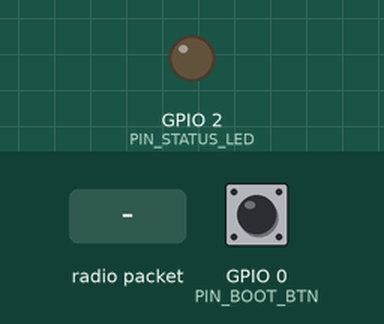
Simulated run of this sketch. Board: ESP32. Shown: output pins drawn as LEDs (lit = HIGH). Dashed ring = blinking. The inputs (shaded band) are chosen by the test bench; at power-on: GPIO 0 (PIN_BOOT_BTN) HIGH. WiFi joins after 1.5 s; servers stay silent unless stated; no radio packets arrive unless stated; what the sketch prints to the serial monitor is not drawn.

Above: at 2.7 s.
2.8 s: GPIO 0 (PIN_BOOT_BTN) pulled LOW for 1 s
At 2.92 s:
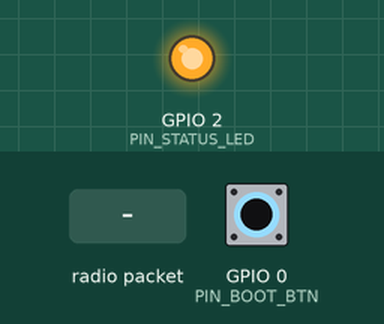
5.8 s: radio packet "1" arrives
At 7.0 s:
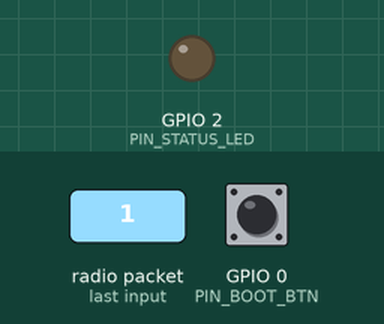
7.3 s: GPIO 0 (PIN_BOOT_BTN) pulled LOW for 3.2 s
At 7.42 s:
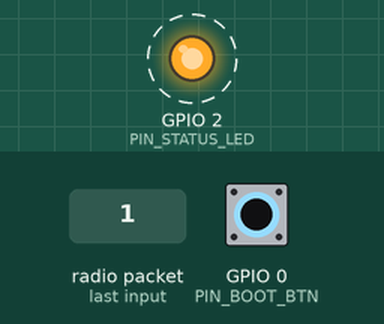
Timing chart, 0 to 11.7 s (numbered marks = the images above; inputs shaded):
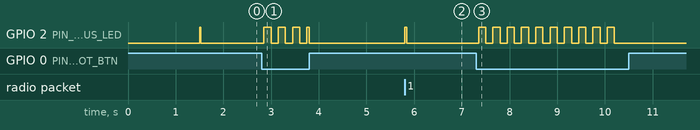

The sketch:

esp32_lora_receiver.ino
```cpp
/**
 * ============================================================================
 * Smart Farm - ESP32 LoRa Receiver Node (USB Serial Bridge to Raspberry Pi)
 * ============================================================================
 * หน้าที่:
 *  1. รับสัญญาณแพ็กเก็ต LoRa จากโหนดเซนเซอร์ในฟาร์ม
 *  2. ตรวจสอบความถูกต้องของข้อมูล JSON
 *  3. ส่งต่อข้อมูล JSON ออกทางพอร์ต USB Serial (115200 baud) ให้ Raspberry Pi
 *  4. มีฟังก์ชัน WiFiManager เมื่อกดปุ่ม BOOT ค้างขณะเปิดเครื่อง
 *  5. ไฟ LED แสดงสถานะ: กะพริบ = โหมดตั้งค่า AP, ติดค้าง = โหมดปกติ (กะพริบรับข้อมูล)
 * ============================================================================
 */

#include <SPI.h>
#include <LoRa.h>
#include <ArduinoJson.h>
#include <WiFi.h>
#include <WiFiManager.h>

// ==========================================
// 1. การกำหนดขาพิน (Hardware Pinout)
// ==========================================
#define LORA_SCK       18
#define LORA_MISO      19
#define LORA_MOSI      23
#define LORA_NSS        5   // CS
#define LORA_DIO0      26   // IRQ
#define LORA_RST       14

#define PIN_BOOT_BTN    0   // ปุ่ม BOOT บนบอร์ด ESP32
#define PIN_STATUS_LED  2   // Onboard LED (GPIO 2)

// สำหรับบอร์ด ESP32 ส่วนใหญ่ที่เป็น Active-LOW (LOW = ไฟติด, HIGH = ไฟดับ)
// หากบอร์ดของท่านเป็น Active-HIGH สามารถสลับค่าได้
#define LED_ON          LOW
#define LED_OFF         HIGH

// ==========================================
// 2. การตั้งค่า LoRa
// ==========================================
#define LORA_BAND       433E6    // ความถี่ LoRa เดียวกันกับโหนดส่ง
#define LORA_SYNC_WORD  0xF3     // Sync Word ต้องตรงกัน
#define SPREADING_FACTOR 7
#define SIGNAL_BANDWIDTH 125E3
#define CODING_RATE      5

// ==========================================
// 3. ฟังก์ชันไฟแสดงสถานะ LED & WiFiManager
// ==========================================
void blinkLed(int times, int delayMs) {
  for (int i = 0; i < times; i++) {
    digitalWrite(PIN_STATUS_LED, LED_ON);
    delay(delayMs);
    digitalWrite(PIN_STATUS_LED, LED_OFF);
    delay(delayMs);
  }
}

void configModeCallback(WiFiManager *myWiFiManager) {
  Serial.println("\n[WiFiManager] Receiver Node entered AP Config Mode");
  Serial.printf("[WiFiManager] Connect to SSID: %s | IP: %s\n",
                myWiFiManager->getConfigPortalSSID().c_str(),
                WiFi.softAPIP().toString().c_str());
  Serial.println("[WiFiManager] Open browser to http://192.168.4.1 to configure WiFi");
}

// ตรวจสอบการกดปุ่ม BOOT แบบกดค้าง 3 วินาที (สามารถกดได้ตลอดเวลาขณะเครื่องทำงาน)
unsigned long bootButtonPressStart = 0;
bool bootButtonPressed = false;

void checkBootButtonLoop() {
  if (digitalRead(PIN_BOOT_BTN) == LOW) {
    if (!bootButtonPressed) {
      bootButtonPressed = true;
      bootButtonPressStart = millis();
      Serial.println("[BOOT] Button pressed. Hold for 3 seconds to enter WiFi Config...");
    } else {
      // กำลังกดค้างอยู่ ให้ไฟกะพริบเร็วๆ เตือน
      if ((millis() / 150) % 2 == 0) {
        digitalWrite(PIN_STATUS_LED, LED_ON);
      } else {
        digitalWrite(PIN_STATUS_LED, LED_OFF);
      }

      if (millis() - bootButtonPressStart >= 3000) {
        Serial.println("\n==========================================");
        Serial.println("[WiFiManager] Entering On-Demand Config Portal!");
        Serial.println("==========================================");

        // ไฟติดค้างก่อนเข้าพอร์ทัล
        digitalWrite(PIN_STATUS_LED, LED_ON);

        WiFiManager wm;
        wm.setAPCallback(configModeCallback);
        wm.setConfigPortalTimeout(180); // ปิด AP อัตโนมัติหลัง 3 นาทีหากไม่มีคนต่อ

        String apName = "SmartFarm_Rx_" + String((uint32_t)ESP.getEfuseMac(), HEX);
        wm.startConfigPortal(apName.c_str(), "smartfarm1234");

        Serial.println("[WiFiManager] Config portal closed. Resuming LoRa Receiver...");
        digitalWrite(PIN_STATUS_LED, LED_ON);
        bootButtonPressed = false;
      }
    }
  } else {
    if (bootButtonPressed) {
      // ปล่อยปุ่มก่อนครบ 3 วินาที ให้คืนสถานะไฟปกติ
      bootButtonPressed = false;
      digitalWrite(PIN_STATUS_LED, LED_ON);
      Serial.println("[BOOT] Released before 3 seconds. Cancelled.");
    }
  }
}

// ==========================================
// 4. Setup
// ==========================================
void setup() {
  // สื่อสารกับ Raspberry Pi และคอมพิวเตอร์ผ่าน USB Serial
  Serial.begin(115200);
  delay(1000); // รอให้ Serial พอร์ตพร้อมทำงาน

  Serial.println("\n==========================================");
  Serial.println("  Smart Farm - ESP32 LoRa Receiver Node");
  Serial.println("==========================================");

  pinMode(PIN_BOOT_BTN, INPUT_PULLUP);
  pinMode(PIN_STATUS_LED, OUTPUT);

  // เทสต์ไฟ LED ตอนเริ่มทำงาน (ติด 500ms แล้วดับ)
  digitalWrite(PIN_STATUS_LED, LED_ON);
  delay(500);
  digitalWrite(PIN_STATUS_LED, LED_OFF);

  // กำหนดขา SPI สำหรับ LoRa ตามสเปก
  Serial.println("[LoRa] Setting SPI pins: SCK=18, MISO=19, MOSI=23, NSS=5");
  SPI.begin(LORA_SCK, LORA_MISO, LORA_MOSI, LORA_NSS);
  LoRa.setPins(LORA_NSS, LORA_RST, LORA_DIO0);

  Serial.print("[LoRa] Initializing LoRa transceiver at ");
  Serial.print(LORA_BAND / 1E6);
  Serial.println(" MHz...");

  while (!LoRa.begin(LORA_BAND)) {
    Serial.println("[LoRa] ERROR: Cannot detect SX1278 module!");
    Serial.println("       --> กรุณาตรวจสอบสาย: 3.3V, GND, NSS(5), RST(14), DIO0(26), SCK(18), MISO(19), MOSI(23)");
    blinkLed(2, 200);
    delay(2000);
  }

  LoRa.setSyncWord(LORA_SYNC_WORD);
  LoRa.setSpreadingFactor(SPREADING_FACTOR);
  LoRa.setSignalBandwidth(SIGNAL_BANDWIDTH);
  LoRa.setCodingRate4(CODING_RATE);

  // โหมดปกติ: เปิดไฟ LED ค้าง
  digitalWrite(PIN_STATUS_LED, LED_ON);
  Serial.println("[LoRa] SUCCESS: LoRa Receiver is ready and listening for packets!");
  Serial.println("[Status] Normal Mode Active (Status LED ON)");
  Serial.println("[Tip] สามารถกดปุ่ม BOOT ค้างไว้ 3 วินาที เพื่อเปิด WiFi AP ตั้งค่าได้ตลอดเวลา\n");
}

// ==========================================
// 5. Main Loop
// ==========================================
void loop() {
  // ตรวจจับปุ่ม BOOT (กดค้าง 3 วิเพื่อเปิด WiFi Portal)
  checkBootButtonLoop();

  // ตรวจสอบแพ็กเก็ต LoRa ที่เข้ามา
  int packetSize = LoRa.parsePacket();
  if (packetSize) {
    String incomingPayload = "";
    while (LoRa.available()) {
      incomingPayload += (char)LoRa.read();
    }

    // ตรวจสอบความถูกต้องของ JSON format
    JsonDocument doc;
    DeserializationError error = deserializeJson(doc, incomingPayload);

    if (error == DeserializationError::Ok) {
      // เพิ่มข้อมูลสัญญาณ LoRa ลงใน payload เพื่อส่งต่อให้ Raspberry Pi วิเคราะห์ Link Quality
      doc["rssi"] = LoRa.packetRssi();
      doc["snr"]  = LoRa.packetSnr();

      // ไฟกระพริบสั้นๆ แสดงการรับข้อมูล (RX Blink ดับแวบ 40ms แล้วติด)
      digitalWrite(PIN_STATUS_LED, LED_OFF);

      // ส่ง JSON ออกไปยัง Raspberry Pi ผ่านสาย USB Serial
      serializeJson(doc, Serial);
      Serial.println(); // ปิดท้ายด้วย newline สำหรับ buffer readline ของ Python
      Serial.flush();

      delay(40);
      digitalWrite(PIN_STATUS_LED, LED_ON);
    } else {
      // หากแพ็กเก็ตเสียหายจากสัญญาณรบกวน
      // Serial.println("{\"error\":\"corrupted_packet\"}");
    }
  }
}
      // Serial.println("{\"error\":\"corrupted_packet\"}");
```

Measured:
- after the input at 2.8 s, GPIO 2 (PIN_STATUS_LED): goes 3 × (HIGH 0.15 s, LOW 0.15 s), HIGH 0.05 s, then LOW, starting after 0.05 s
- after the input at 5.8 s, GPIO 2 (PIN_STATUS_LED): LOW → HIGH at once, → LOW 0.04 s later
- after the input at 7.3 s, GPIO 2 (PIN_STATUS_LED): alternates HIGH for 0.15 s and LOW for 0.15 s, 20 changes in all, then stays LOW, starting after 0.05 s
